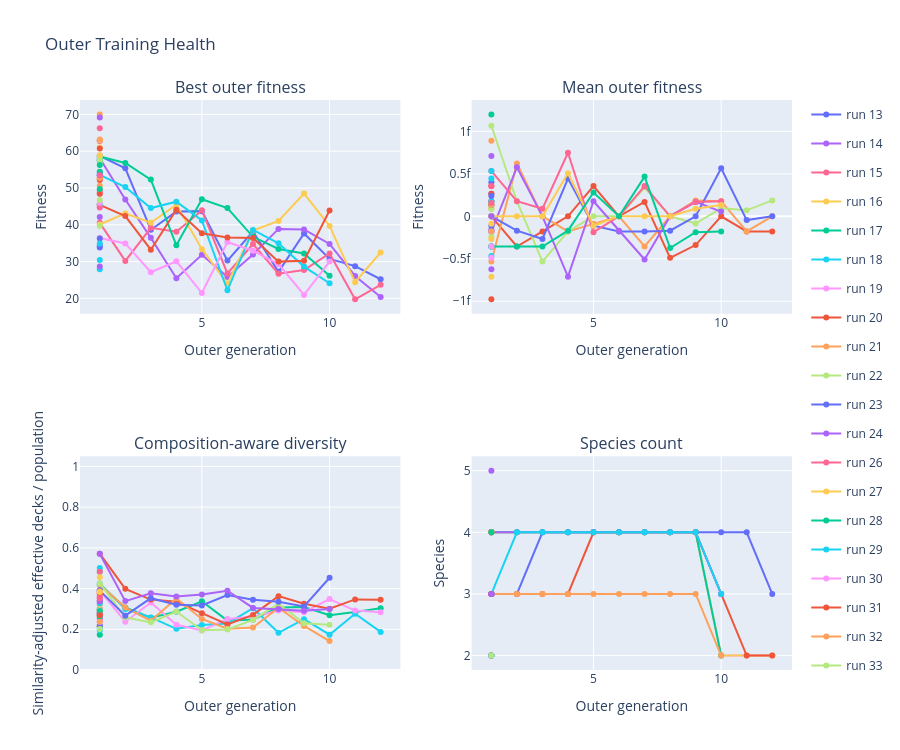

The notebook cell saved with this chart:
### Markdown cell above
## 3. Outer-loop integrity and composition-aware diversity

Exact signatures are retained only as a reference. The primary diversity measure represents each deck as a card-count vector, defines one unit of distance as one card replacement, and discounts similar decks with an exponential similarity kernel. `one_change_archetypes` also joins decks connected by at most one card change; it is intentionally a coarse secondary view.

### Code cell
placeholders, query_ids = sql_in(QUERY_IDS)
genomes = read_sql(f'''
    SELECT
        g.training_id,
        g.guid,
        g.gen AS outer_gen,
        g.deck_id,
        g.score,
        d.signature,
        d.name AS deck_name
    FROM genome g
    LEFT JOIN ai_training_decks d ON d.id = g.deck_id
    WHERE g.training_id IN ({placeholders})
    ORDER BY g.training_id, g.gen, g.guid
''', query_ids)

deck_cards = read_sql(f'''
    SELECT d.training_id, dl.deck_id, dl.card_id, COUNT(*) AS copies
    FROM ai_training_decks d
    JOIN ai_training_deck_lines dl ON dl.deck_id = d.id
    WHERE d.training_id IN ({placeholders})
    GROUP BY d.training_id, dl.deck_id, dl.card_id
''', query_ids)
deck_vectors = deck_cards.pivot_table(
    index='deck_id', columns='card_id', values='copies', fill_value=0
)

def composition_diversity(group):
    deck_ids = list(group.deck_id)
    vectors = deck_vectors.reindex(deck_ids, fill_value=0).to_numpy(dtype=float)
    count = len(vectors)
    if count == 0:
        return pd.Series(dtype=float)
    distances = np.abs(vectors[:, None, :] - vectors[None, :, :]).sum(axis=2) / 2
    similarities = np.exp(-distances / DIVERSITY_DISTANCE_SCALE)
    effective_decks = count * count / similarities.sum()
    nearest = distances.copy()
    np.fill_diagonal(nearest, np.inf)

    parents = list(range(count))
    def find(index):
        while parents[index] != index:
            parents[index] = parents[parents[index]]
            index = parents[index]
        return index
    def union(left, right):
        left_root, right_root = find(left), find(right)
        if left_root != right_root:
            parents[right_root] = left_root
    for left in range(count):
        for right in range(left + 1, count):
            if distances[left, right] <= 1.0:
                union(left, right)

    return pd.Series({
        'composition_effective_decks': effective_decks,
        'one_change_archetypes': len({find(index) for index in range(count)}),
        'mean_nearest_card_changes': nearest.min(axis=1).mean() if count > 1 else 0.0,
        'mean_pairwise_card_changes': distances[np.triu_indices(count, 1)].mean() if count > 1 else 0.0,
    })

outer_summary = (
    genomes.groupby(['training_id', 'outer_gen'], as_index=False)
    .agg(
        population=('guid', 'nunique'),
        unique_decks=('signature', 'nunique'),
        mean_fitness=('score', 'mean'),
        median_fitness=('score', 'median'),
        best_fitness=('score', 'max'),
        missing_scores=('score', lambda values: values.isna().sum()),
    )
)
composition_rows = []
for (run_id, outer_gen), group in genomes.groupby(['training_id', 'outer_gen']):
    metrics = composition_diversity(group).to_dict()
    composition_rows.append({'training_id': run_id, 'outer_gen': outer_gen, **metrics})
composition_summary = pd.DataFrame(composition_rows)
outer_summary = outer_summary.merge(composition_summary, on=['training_id', 'outer_gen'])
outer_summary['exact_signature_ratio'] = outer_summary['unique_decks'] / outer_summary['population']
outer_summary['composition_diversity_ratio'] = outer_summary['composition_effective_decks'] / outer_summary['population']

species_rows = []
for row in run_catalog.itertuples(index=False):
    if row.training_id not in QUERY_IDS:
        continue
    for observed in row.metadata_dict.get('observed_populations', []):
        species_rows.append({'training_id': row.training_id, **observed})
species = pd.DataFrame(species_rows)

fig = make_subplots(rows=2, cols=2, subplot_titles=(
    'Best outer fitness', 'Mean outer fitness', 'Composition-aware diversity', 'Species count'
))
for run_id, group in outer_summary[outer_summary['training_id'].isin(EXPERIMENT_IDS)].groupby('training_id'):
    fig.add_trace(go.Scatter(x=group.outer_gen, y=group.best_fitness, name=f'run {run_id}', legendgroup=str(run_id)), row=1, col=1)
    fig.add_trace(go.Scatter(x=group.outer_gen, y=group.mean_fitness, name=f'run {run_id}', legendgroup=str(run_id), showlegend=False), row=1, col=2)
    fig.add_trace(go.Scatter(x=group.outer_gen, y=group.composition_diversity_ratio, name=f'run {run_id}', legendgroup=str(run_id), showlegend=False), row=2, col=1)
for run_id, group in species[species['training_id'].isin(EXPERIMENT_IDS)].groupby('training_id') if not species.empty else []:
    fig.add_trace(go.Scatter(x=group.generation, y=group.species, name=f'run {run_id}', legendgroup=str(run_id), showlegend=False), row=2, col=2)
fig.update_xaxes(title_text='Outer generation')
fig.update_yaxes(title_text='Fitness', row=1, col=1)
fig.update_yaxes(title_text='Fitness', row=1, col=2)
fig.update_yaxes(title_text='Similarity-adjusted effective decks / population', range=[0, 1.05], row=2, col=1)
fig.update_yaxes(title_text='Species', row=2, col=2)
fig.update_layout(height=750, title='Outer Training Health')
fig.show()

best_generation = outer_summary.loc[
    outer_summary.groupby('training_id')['best_fitness'].idxmax(),
    ['training_id', 'outer_gen', 'best_fitness'],
].sort_values('training_id')
display(best_generation)
display(outer_summary[outer_summary.training_id.isin(EXPERIMENT_IDS)][[
    'training_id', 'outer_gen', 'population', 'unique_decks', 'exact_signature_ratio',
    'composition_effective_decks', 'composition_diversity_ratio',
    'one_change_archetypes', 'mean_nearest_card_changes', 'mean_pairwise_card_changes',
]])

### Figure 1 — Plotly figure (JSON) as saved in the notebook; plotly's stock layout.template omitted (floating-point values rounded to 4 significant figures)
{"data": [{"legendgroup": "13", "name": "run 13", "type": "scatter", "x": [1, 2, 3, 4, 5, 6, 7, 8, 9, 10, 11, 12], "xaxis": "x", "y": [58.75, 55.35, 38.65, 43.58, 43.71, 30.25, 38.17, 27.21, 37.65, 30.71, 28.75, 25.19], "yaxis": "y"}, {"legendgroup": "13", "name": "run 13", "showlegend": false, "type": "scatter", "x": [1, 2, 3, 4, 5, 6, 7, 8, 9, 10, 11, 12], "xaxis": "x2", "y": [0.0, -3.553e-16, -1.776e-16, 0.0, 3.553e-16, 0.0, 1.692e-16, -4.885e-16, -3.384e-16, 0.0, -1.776e-16, -1.776e-16], "yaxis": "y2"}, {"legendgroup": "13", "name": "run 13", "showlegend": false, "type": "scatter", "x": [1, 2, 3, 4, 5, 6, 7, 8, 9, 10, 11, 12], "xaxis": "x3", "y": [0.4188, 0.3074, 0.2571, 0.2859, 0.3374, 0.2423, 0.2486, 0.3072, 0.3091, 0.2694, 0.2851, 0.3028], "yaxis": "y3"}, {"legendgroup": "14", "name": "run 14", "type": "scatter", "x": [1, 2, 3, 4, 5, 6, 7, 8, 9, 10, 11, 12], "xaxis": "x", "y": [58.06, 46.85, 36.44, 25.46, 31.85, 25.79, 31.92, 38.88, 38.73, 34.77, 26.08, 20.38], "yaxis": "y"}, {"legendgroup": "14", "name": "run 14", "showlegend": false, "type": "scatter", "x": [1, 2, 3, 4, 5, 6, 7, 8, 9, 10, 11, 12], "xaxis": "x2", "y": [-5.329e-16, 6.217e-16, 0.0, -1.776e-16, -8.882e-17, 0.0, -3.553e-16, 0.0, 1.87e-16, 1.776e-16, -1.776e-16, 0.0], "yaxis": "y2"}, {"legendgroup": "14", "name": "run 14", "showlegend": false, "type": "scatter", "x": [1, 2, 3, 4, 5, 6, 7, 8, 9, 10, 11, 12], "xaxis": "x3", "y": [0.4255, 0.2989, 0.2581, 0.2024, 0.2212, 0.2289, 0.3036, 0.1826, 0.2494, 0.1735, 0.2763, 0.1873], "yaxis": "y3"}, {"legendgroup": "15", "name": "run 15", "type": "scatter", "x": [1, 2, 3, 4, 5, 6, 7, 8, 9, 10, 11, 12], "xaxis": "x", "y": [40.52, 30.17, 39.17, 38.12, 43.92, 26.75, 34.75, 26.69, 27.71, 32.21, 19.73, 23.67], "yaxis": "y"}, {"legendgroup": "15", "name": "run 15", "showlegend": false, "type": "scatter", "x": [1, 2, 3, 4, 5, 6, 7, 8, 9, 10, 11, 12], "xaxis": "x2", "y": [1.066e-15, 1.776e-16, -5.329e-16, -1.776e-16, 0.0, 0.0, 3.384e-16, 0.0, -8.459e-17, 9.349e-17, 7.012e-17, 1.87e-16], "yaxis": "y2"}, {"legendgroup": "15", "name": "run 15", "showlegend": false, "type": "scatter", "x": [1, 2, 3, 4, 5, 6, 7, 8, 9, 10, 11, 12], "xaxis": "x3", "y": [0.39, 0.2373, 0.3319, 0.2218, 0.1939, 0.2511, 0.2613, 0.2921, 0.2841, 0.3488, 0.2921, 0.2838], "yaxis": "y3"}, {"legendgroup": "16", "name": "run 16", "type": "scatter", "x": [1, 2, 3, 4, 5, 6, 7, 8, 9, 10, 11, 12], "xaxis": "x", "y": [40.06, 43.08, 40.56, 45.46, 33.38, 23.98, 38.42, 41.04, 48.5, 39.69, 24.38, 32.46], "yaxis": "y"}, {"legendgroup": "16", "name": "run 16", "showlegend": false, "type": "scatter", "x": [1, 2, 3, 4, 5, 6, 7, 8, 9, 10, 11, 12], "xaxis": "x2", "y": [0.0, -1.692e-16, -2.665e-16, 4.441e-16, -1.11e-16, -1.776e-16, -1.776e-16, -1.692e-16, 0.0, 5.662e-16, -4.441e-17, 0.0], "yaxis": "y2"}, {"legendgroup": "16", "name": "run 16", "showlegend": false, "type": "scatter", "x": [1, 2, 3, 4, 5, 6, 7, 8, 9, 10, 11, 12], "xaxis": "x3", "y": [0.5714, 0.3987, 0.3459, 0.3351, 0.279, 0.2236, 0.2707, 0.3628, 0.3259, 0.3009, 0.3468, 0.3457], "yaxis": "y3"}, {"legendgroup": "17", "name": "run 17", "type": "scatter", "x": [1, 2, 3, 4, 5, 6, 7, 8, 9, 10], "xaxis": "x", "y": [58.58, 56.81, 52.29, 34.42, 46.92, 44.54, 36.73, 33.42, 32.21, 26.17], "yaxis": "y"}, {"legendgroup": "17", "name": "run 17", "showlegend": false, "type": "scatter", "x": [1, 2, 3, 4, 5, 6, 7, 8, 9, 10], "xaxis": "x2", "y": [-1.776e-16, 5.773e-16, 0.0, -7.105e-16, 1.776e-16, -1.692e-16, -5.075e-16, 0.0, 1.692e-16, 5.551e-17], "yaxis": "y2"}, {"legendgroup": "17", "name": "run 17", "showlegend": false, "type": "scatter", "x": [1, 2, 3, 4, 5, 6, 7, 8, 9, 10], "xaxis": "x3", "y": [0.4188, 0.3068, 0.2417, 0.3508, 0.2509, 0.2032, 0.2087, 0.3056, 0.2163, 0.1424], "yaxis": "y3"}, {"legendgroup": "18", "name": "run 18", "type": "scatter", "x": [1, 2, 3, 4, 5, 6, 7, 8, 9, 10], "xaxis": "x", "y": [53.58, 50.27, 44.54, 46.27, 41.19, 22.17, 38.58, 34.96, 28.62, 24.1], "yaxis": "y"}, {"legendgroup": "18", "name": "run 18", "showlegend": false, "type": "scatter", "x": [1, 2, 3, 4, 5, 6, 7, 8, 9, 10], "xaxis": "x2", "y": [5.329e-16, 1.776e-16, 8.882e-17, 7.479e-16, -1.87e-16, 0.0, 3.553e-16, 0.0, 1.692e-16, 1.776e-16], "yaxis": "y2"}, {"legendgroup": "18", "name": "run 18", "showlegend": false, "type": "scatter", "x": [1, 2, 3, 4, 5, 6, 7, 8, 9, 10], "xaxis": "x3", "y": [0.4255, 0.2587, 0.234, 0.2872, 0.195, 0.1989, 0.2462, 0.3257, 0.2298, 0.2218], "yaxis": "y3"}, {"legendgroup": "19", "name": "run 19", "type": "scatter", "x": [1, 2, 3, 4, 5, 6, 7, 8, 9, 10], "xaxis": "x", "y": [36.4, 34.92, 27.08, 30.06, 21.44, 35.29, 32.94, 29.29, 20.92, 30.0], "yaxis": "y"}, {"legendgroup": "19", "name": "run 19", "showlegend": false, "type": "scatter", "x": [1, 2, 3, 4, 5, 6, 7, 8, 9, 10], "xaxis": "x2", "y": [0.0, 0.0, 0.0, 5.075e-16, -1.11e-16, 0.0, 0.0, 0.0, 8.882e-17, 1.332e-16], "yaxis": "y2"}, {"legendgroup": "19", "name": "run 19", "showlegend": false, "type": "scatter", "x": [1, 2, 3, 4, 5, 6, 7, 8, 9, 10], "xaxis": "x3", "y": [0.39, 0.2668, 0.3528, 0.321, 0.3171, 0.3682, 0.3451, 0.3351, 0.312, 0.4532], "yaxis": "y3"}, {"legendgroup": "20", "name": "run 20", "type": "scatter", "x": [1, 2, 3, 4, 5, 6, 7, 8, 9, 10], "xaxis": "x", "y": [45.4, 42.35, 33.23, 44.08, 37.67, 36.56, 36.38, 29.98, 30.21, 43.88], "yaxis": "y"}, {"legendgroup": "20", "name": "run 20", "showlegend": false, "type": "scatter", "x": [1, 2, 3, 4, 5, 6, 7, 8, 9, 10], "xaxis": "x2", "y": [-3.553e-16, -3.553e-16, -3.553e-16, -1.692e-16, 2.805e-16, 0.0, 4.675e-16, -3.74e-16, -1.87e-16, -1.776e-16], "yaxis": "y2"}, {"legendgroup": "20", "name": "run 20", "showlegend": false, "type": "scatter", "x": [1, 2, 3, 4, 5, 6, 7, 8, 9, 10], "xaxis": "x3", "y": [0.5714, 0.3384, 0.3765, 0.3616, 0.3706, 0.3894, 0.305, 0.2999, 0.291, 0.2995], "yaxis": "y3"}, {"legendgroup": "21", "name": "run 21", "type": "scatter", "x": [1], "xaxis": "x", "y": [70.0], "yaxis": "y"}, {"legendgroup": "21", "name": "run 21", "showlegend": false, "type": "scatter", "x": [1], "xaxis": "x2", "y": [5.329e-16], "yaxis": "y2"}, {"legendgroup": "21", "name": "run 21", "showlegend": false, "type": "scatter", "x": [1], "xaxis": "x3", "y": [0.3525], "yaxis": "y3"}, {"legendgroup": "22", "name": "run 22", "type": "scatter", "x": [1], "xaxis": "x", "y": [39.69], "yaxis": "y"}, {"legendgroup": "22", "name": "run 22", "showlegend": false, "type": "scatter", "x": [1], "xaxis": "x2", "y": [-3.553e-16], "yaxis": "y2"}, {"legendgroup": "22", "name": "run 22", "showlegend": false, "type": "scatter", "x": [1], "xaxis": "x3", "y": [0.2609], "yaxis": "y3"}, {"legendgroup": "23", "name": "run 23", "type": "scatter", "x": [1], "xaxis": "x", "y": [62.9], "yaxis": "y"}, {"legendgroup": "23", "name": "run 23", "showlegend": false, "type": "scatter", "x": [1], "xaxis": "x2", "y": [0.0], "yaxis": "y2"}, {"legendgroup": "23", "name": "run 23", "showlegend": false, "type": "scatter", "x": [1], "xaxis": "x3", "y": [0.2773], "yaxis": "y3"}, {"legendgroup": "24", "name": "run 24", "type": "scatter", "x": [1], "xaxis": "x", "y": [42.08], "yaxis": "y"}, {"legendgroup": "24", "name": "run 24", "showlegend": false, "type": "scatter", "x": [1], "xaxis": "x2", "y": [1.776e-16], "yaxis": "y2"}, {"legendgroup": "24", "name": "run 24", "showlegend": false, "type": "scatter", "x": [1], "xaxis": "x3", "y": [0.5011], "yaxis": "y3"}, {"legendgroup": "26", "name": "run 26", "type": "scatter", "x": [1], "xaxis": "x", "y": [62.77], "yaxis": "y"}, {"legendgroup": "26", "name": "run 26", "showlegend": false, "type": "scatter", "x": [1], "xaxis": "x2", "y": [0.0], "yaxis": "y2"}, {"legendgroup": "26", "name": "run 26", "showlegend": false, "type": "scatter", "x": [1], "xaxis": "x3", "y": [0.2814], "yaxis": "y3"}, {"legendgroup": "27", "name": "run 27", "type": "scatter", "x": [1], "xaxis": "x", "y": [52.96], "yaxis": "y"}, {"legendgroup": "27", "name": "run 27", "showlegend": false, "type": "scatter", "x": [1], "xaxis": "x2", "y": [2.665e-16], "yaxis": "y2"}, {"legendgroup": "27", "name": "run 27", "showlegend": false, "type": "scatter", "x": [1], "xaxis": "x3", "y": [0.2134], "yaxis": "y3"}, {"legendgroup": "28", "name": "run 28", "type": "scatter", "x": [1], "xaxis": "x", "y": [57.65], "yaxis": "y"}, {"legendgroup": "28", "name": "run 28", "showlegend": false, "type": "scatter", "x": [1], "xaxis": "x2", "y": [-1.554e-16], "yaxis": "y2"}, {"legendgroup": "28", "name": "run 28", "showlegend": false, "type": "scatter", "x": [1], "xaxis": "x3", "y": [0.2381], "yaxis": "y3"}, {"legendgroup": "29", "name": "run 29", "type": "scatter", "x": [1], "xaxis": "x", "y": [27.9], "yaxis": "y"}, {"legendgroup": "29", "name": "run 29", "showlegend": false, "type": "scatter", "x": [1], "xaxis": "x2", "y": [1.332e-16], "yaxis": "y2"}, {"legendgroup": "29", "name": "run 29", "showlegend": false, "type": "scatter", "x": [1], "xaxis": "x3", "y": [0.1747], "yaxis": "y3"}, {"legendgroup": "30", "name": "run 30", "type": "scatter", "x": [1], "xaxis": "x", "y": [57.25], "yaxis": "y"}, {"legendgroup": "30", "name": "run 30", "showlegend": false, "type": "scatter", "x": [1], "xaxis": "x2", "y": [0.0], "yaxis": "y2"}, {"legendgroup": "30", "name": "run 30", "showlegend": false, "type": "scatter", "x": [1], "xaxis": "x3", "y": [0.3914], "yaxis": "y3"}, {"legendgroup": "31", "name": "run 31", "type": "scatter", "x": [1], "xaxis": "x", "y": [52.5], "yaxis": "y"}, {"legendgroup": "31", "name": "run 31", "showlegend": false, "type": "scatter", "x": [1], "xaxis": "x2", "y": [-3.553e-16], "yaxis": "y2"}, {"legendgroup": "31", "name": "run 31", "showlegend": false, "type": "scatter", "x": [1], "xaxis": "x3", "y": [0.253], "yaxis": "y3"}, {"legendgroup": "32", "name": "run 32", "type": "scatter", "x": [1], "xaxis": "x", "y": [48.69], "yaxis": "y"}, {"legendgroup": "32", "name": "run 32", "showlegend": false, "type": "scatter", "x": [1], "xaxis": "x2", "y": [1.776e-16], "yaxis": "y2"}, {"legendgroup": "32", "name": "run 32", "showlegend": false, "type": "scatter", "x": [1], "xaxis": "x3", "y": [0.3395], "yaxis": "y3"}, {"legendgroup": "33", "name": "run 33", "type": "scatter", "x": [1], "xaxis": "x", "y": [58.4], "yaxis": "y"}, {"legendgroup": "33", "name": "run 33", "showlegend": false, "type": "scatter", "x": [1], "xaxis": "x2", "y": [3.553e-16], "yaxis": "y2"}, {"legendgroup": "33", "name": "run 33", "showlegend": false, "type": "scatter", "x": [1], "xaxis": "x3", "y": [0.2865], "yaxis": "y3"}, {"legendgroup": "34", "name": "run 34", "type": "scatter", "x": [1], "xaxis": "x", "y": [34.35], "yaxis": "y"}, {"legendgroup": "34", "name": "run 34", "showlegend": false, "type": "scatter", "x": [1], "xaxis": "x2", "y": [1.332e-16], "yaxis": "y2"}, {"legendgroup": "34", "name": "run 34", "showlegend": false, "type": "scatter", "x": [1], "xaxis": "x3", "y": [0.1728], "yaxis": "y3"}, {"legendgroup": "35", "name": "run 35", "type": "scatter", "x": [1], "xaxis": "x", "y": [45.52], "yaxis": "y"}, {"legendgroup": "35", "name": "run 35", "showlegend": false, "type": "scatter", "x": [1], "xaxis": "x2", "y": [8.882e-17], "yaxis": "y2"}, {"legendgroup": "35", "name": "run 35", "showlegend": false, "type": "scatter", "x": [1], "xaxis": "x3", "y": [0.2675], "yaxis": "y3"}, {"legendgroup": "36", "name": "run 36", "type": "scatter", "x": [1], "xaxis": "x", "y": [49.23], "yaxis": "y"}, {"legendgroup": "36", "name": "run 36", "showlegend": false, "type": "scatter", "x": [1], "xaxis": "x2", "y": [8.882e-17], "yaxis": "y2"}, {"legendgroup": "36", "name": "run 36", "showlegend": false, "type": "scatter", "x": [1], "xaxis": "x3", "y": [0.3224], "yaxis": "y3"}, {"legendgroup": "37", "name": "run 37", "type": "scatter", "x": [1], "xaxis": "x", "y": [61.0], "yaxis": "y"}, {"legendgroup": "37", "name": "run 37", "showlegend": false, "type": "scatter", "x": [1], "xaxis": "x2", "y": [-1.776e-16], "yaxis": "y2"}, {"legendgroup": "37", "name": "run 37", "showlegend": false, "type": "scatter", "x": [1], "xaxis": "x3", "y": [0.3746], "yaxis": "y3"}, {"legendgroup": "38", "name": "run 38", "type": "scatter", "x": [1], "xaxis": "x", "y": [57.48], "yaxis": "y"}, {"legendgroup": "38", "name": "run 38", "showlegend": false, "type": "scatter", "x": [1], "xaxis": "x2", "y": [0.0], "yaxis": "y2"}, {"legendgroup": "38", "name": "run 38", "showlegend": false, "type": "scatter", "x": [1], "xaxis": "x3", "y": [0.214], "yaxis": "y3"}, {"legendgroup": "39", "name": "run 39", "type": "scatter", "x": [1], "xaxis": "x", "y": [54.31], "yaxis": "y"}, {"legendgroup": "39", "name": "run 39", "showlegend": false, "type": "scatter", "x": [1], "xaxis": "x2", "y": [0.0], "yaxis": "y2"}, {"legendgroup": "39", "name": "run 39", "showlegend": false, "type": "scatter", "x": [1], "xaxis": "x3", "y": [0.3], "yaxis": "y3"}, {"legendgroup": "40", "name": "run 40", "type": "scatter", "x": [1], "xaxis": "x", "y": [48.52], "yaxis": "y"}, {"legendgroup": "40", "name": "run 40", "showlegend": false, "type": "scatter", "x": [1], "xaxis": "x2", "y": [-7.105e-16], "yaxis": "y2"}, {"legendgroup": "40", "name": "run 40", "showlegend": false, "type": "scatter", "x": [1], "xaxis": "x3", "y": [0.2976], "yaxis": "y3"}, {"legendgroup": "41", "name": "run 41", "type": "scatter", "x": [1], "xaxis": "x", "y": [52.17], "yaxis": "y"}, {"legendgroup": "41", "name": "run 41", "showlegend": false, "type": "scatter", "x": [1], "xaxis": "x2", "y": [1.332e-16], "yaxis": "y2"}, {"legendgroup": "41", "name": "run 41", "showlegend": false, "type": "scatter", "x": [1], "xaxis": "x3", "y": [0.298], "yaxis": "y3"}, {"legendgroup": "42", "name": "run 42", "type": "scatter", "x": [1], "xaxis": "x", "y": [50.62], "yaxis": "y"}, {"legendgroup": "42", "name": "run 42", "showlegend": false, "type": "scatter", "x": [1], "xaxis": "x2", "y": [-4.663e-16], "yaxis": "y2"}, {"legendgroup": "42", "name": "run 42", "showlegend": false, "type": "scatter", "x": [1], "xaxis": "x3", "y": [0.3596], "yaxis": "y3"}, {"legendgroup": "43", "name": "run 43", "type": "scatter", "x": [1], "xaxis": "x", "y": [57.6], "yaxis": "y"}, {"legendgroup": "43", "name": "run 43", "showlegend": false, "type": "scatter", "x": [1], "xaxis": "x2", "y": [-1.776e-16], "yaxis": "y2"}, {"legendgroup": "43", "name": "run 43", "showlegend": false, "type": "scatter", "x": [1], "xaxis": "x3", "y": [0.3194], "yaxis": "y3"}, {"legendgroup": "44", "name": "run 44", "type": "scatter", "x": [1], "xaxis": "x", "y": [33.79], "yaxis": "y"}, {"legendgroup": "44", "name": "run 44", "showlegend": false, "type": "scatter", "x": [1], "xaxis": "x2", "y": [3.553e-16], "yaxis": "y2"}, {"legendgroup": "44", "name": "run 44", "showlegend": false, "type": "scatter", "x": [1], "xaxis": "x3", "y": [0.4832], "yaxis": "y3"}, {"legendgroup": "45", "name": "run 45", "type": "scatter", "x": [1], "xaxis": "x", "y": [53.6], "yaxis": "y"}, {"legendgroup": "45", "name": "run 45", "showlegend": false, "type": "scatter", "x": [1], "xaxis": "x2", "y": [1.332e-16], "yaxis": "y2"}, {"legendgroup": "45", "name": "run 45", "showlegend": false, "type": "scatter", "x": [1], "xaxis": "x3", "y": [0.2076], "yaxis": "y3"}, {"legendgroup": "46", "name": "run 46", "type": "scatter", "x": [1], "xaxis": "x", "y": [66.23], "yaxis": "y"}, {"legendgroup": "46", "name": "run 46", "showlegend": false, "type": "scatter", "x": [1], "xaxis": "x2", "y": [-2.373e-16], "yaxis": "y2"}, {"legendgroup": "46", "name": "run 46", "showlegend": false, "type": "scatter", "x": [1], "xaxis": "x3", "y": [0.2833], "yaxis": "y3"}, {"legendgroup": "47", "name": "run 47", "type": "scatter", "x": [1], "xaxis": "x", "y": [45.58], "yaxis": "y"}, {"legendgroup": "47", "name": "run 47", "showlegend": false, "type": "scatter", "x": [1], "xaxis": "x2", "y": [3.997e-16], "yaxis": "y2"}, {"legendgroup": "47", "name": "run 47", "showlegend": false, "type": "scatter", "x": [1], "xaxis": "x3", "y": [0.3783], "yaxis": "y3"}, {"legendgroup": "48", "name": "run 48", "type": "scatter", "x": [1], "xaxis": "x", "y": [54.4], "yaxis": "y"}, {"legendgroup": "48", "name": "run 48", "showlegend": false, "type": "scatter", "x": [1], "xaxis": "x2", "y": [7.105e-16], "yaxis": "y2"}, {"legendgroup": "48", "name": "run 48", "showlegend": false, "type": "scatter", "x": [1], "xaxis": "x3", "y": [0.2945], "yaxis": "y3"}, {"legendgroup": "49", "name": "run 49", "type": "scatter", "x": [1], "xaxis": "x", "y": [45.58], "yaxis": "y"}, {"legendgroup": "49", "name": "run 49", "showlegend": false, "type": "scatter", "x": [1], "xaxis": "x2", "y": [1.776e-16], "yaxis": "y2"}, {"legendgroup": "49", "name": "run 49", "showlegend": false, "type": "scatter", "x": [1], "xaxis": "x3", "y": [0.2929], "yaxis": "y3"}, {"legendgroup": "50", "name": "run 50", "type": "scatter", "x": [1], "xaxis": "x", "y": [44.6], "yaxis": "y"}, {"legendgroup": "50", "name": "run 50", "showlegend": false, "type": "scatter", "x": [1], "xaxis": "x2", "y": [-2.665e-16], "yaxis": "y2"}, {"legendgroup": "50", "name": "run 50", "showlegend": false, "type": "scatter", "x": [1], "xaxis": "x3", "y": [0.3391], "yaxis": "y3"}, {"legendgroup": "51", "name": "run 51", "type": "scatter", "x": [1], "xaxis": "x", "y": [48.44], "yaxis": "y"}, {"legendgroup": "51", "name": "run 51", "showlegend": false, "type": "scatter", "x": [1], "xaxis": "x2", "y": [-3.553e-16], "yaxis": "y2"}, {"legendgroup": "51", "name": "run 51", "showlegend": false, "type": "scatter", "x": [1], "xaxis": "x3", "y": [0.2817], "yaxis": "y3"}, {"legendgroup": "52", "name": "run 52", "type": "scatter", "x": [1], "xaxis": "x", "y": [52.69], "yaxis": "y"}, {"legendgroup": "52", "name": "run 52", "showlegend": false, "type": "scatter", "x": [1], "xaxis": "x2", "y": [1.776e-16], "yaxis": "y2"}, {"legendgroup": "52", "name": "run 52", "showlegend": false, "type": "scatter", "x": [1], "xaxis": "x3", "y": [0.4822], "yaxis": "y3"}, {"legendgroup": "53", "name": "run 53", "type": "scatter", "x": [1], "xaxis": "x", "y": [56.52], "yaxis": "y"}, {"legendgroup": "53", "name": "run 53", "showlegend": false, "type": "scatter", "x": [1], "xaxis": "x2", "y": [-3.553e-16], "yaxis": "y2"}, {"legendgroup": "53", "name": "run 53", "showlegend": false, "type": "scatter", "x": [1], "xaxis": "x3", "y": [0.456], "yaxis": "y3"}, {"legendgroup": "54", "name": "run 54", "type": "scatter", "x": [1], "xaxis": "x", "y": [36.29], "yaxis": "y"}, {"legendgroup": "54", "name": "run 54", "showlegend": false, "type": "scatter", "x": [1], "xaxis": "x2", "y": [-9.77e-16], "yaxis": "y2"}, {"legendgroup": "54", "name": "run 54", "showlegend": false, "type": "scatter", "x": [1], "xaxis": "x3", "y": [0.2631], "yaxis": "y3"}, {"legendgroup": "55", "name": "run 55", "type": "scatter", "x": [1], "xaxis": "x", "y": [69.17], "yaxis": "y"}, {"legendgroup": "55", "name": "run 55", "showlegend": false, "type": "scatter", "x": [1], "xaxis": "x2", "y": [8.882e-16], "yaxis": "y2"}, {"legendgroup": "55", "name": "run 55", "showlegend": false, "type": "scatter", "x": [1], "xaxis": "x3", "y": [0.3264], "yaxis": "y3"}, {"legendgroup": "56", "name": "run 56", "type": "scatter", "x": [1], "xaxis": "x", "y": [44.73], "yaxis": "y"}, {"legendgroup": "56", "name": "run 56", "showlegend": false, "type": "scatter", "x": [1], "xaxis": "x2", "y": [0.0], "yaxis": "y2"}, {"legendgroup": "56", "name": "run 56", "showlegend": false, "type": "scatter", "x": [1], "xaxis": "x3", "y": [0.2741], "yaxis": "y3"}, {"legendgroup": "57", "name": "run 57", "type": "scatter", "x": [1], "xaxis": "x", "y": [62.98], "yaxis": "y"}, {"legendgroup": "57", "name": "run 57", "showlegend": false, "type": "scatter", "x": [1], "xaxis": "x2", "y": [-1.11e-16], "yaxis": "y2"}, {"legendgroup": "57", "name": "run 57", "showlegend": false, "type": "scatter", "x": [1], "xaxis": "x3", "y": [0.2744], "yaxis": "y3"}, {"legendgroup": "58", "name": "run 58", "type": "scatter", "x": [1], "xaxis": "x", "y": [56.23], "yaxis": "y"}, {"legendgroup": "58", "name": "run 58", "showlegend": false, "type": "scatter", "x": [1], "xaxis": "x2", "y": [-6.217e-16], "yaxis": "y2"}, {"legendgroup": "58", "name": "run 58", "showlegend": false, "type": "scatter", "x": [1], "xaxis": "x3", "y": [0.3866], "yaxis": "y3"}, {"legendgroup": "59", "name": "run 59", "type": "scatter", "x": [1], "xaxis": "x", "y": [30.44], "yaxis": "y"}, {"legendgroup": "59", "name": "run 59", "showlegend": false, "type": "scatter", "x": [1], "xaxis": "x2", "y": [3.553e-16], "yaxis": "y2"}, {"legendgroup": "59", "name": "run 59", "showlegend": false, "type": "scatter", "x": [1], "xaxis": "x3", "y": [0.2915], "yaxis": "y3"}, {"legendgroup": "60", "name": "run 60", "type": "scatter", "x": [1], "xaxis": "x", "y": [46.0], "yaxis": "y"}, {"legendgroup": "60", "name": "run 60", "showlegend": false, "type": "scatter", "x": [1], "xaxis": "x2", "y": [-8.882e-17], "yaxis": "y2"}, {"legendgroup": "60", "name": "run 60", "showlegend": false, "type": "scatter", "x": [1], "xaxis": "x3", "y": [0.2189], "yaxis": "y3"}, {"legendgroup": "61", "name": "run 61", "type": "scatter", "x": [1], "xaxis": "x", "y": [60.75], "yaxis": "y"}, {"legendgroup": "61", "name": "run 61", "showlegend": false, "type": "scatter", "x": [1], "xaxis": "x2", "y": [1.199e-15], "yaxis": "y2"}, {"legendgroup": "61", "name": "run 61", "showlegend": false, "type": "scatter", "x": [1], "xaxis": "x3", "y": [0.3365], "yaxis": "y3"}, {"legendgroup": "62", "name": "run 62", "type": "scatter", "x": [1], "xaxis": "x", "y": [63.17], "yaxis": "y"}, {"legendgroup": "62", "name": "run 62", "showlegend": false, "type": "scatter", "x": [1], "xaxis": "x2", "y": [4.441e-16], "yaxis": "y2"}, {"legendgroup": "62", "name": "run 62", "showlegend": false, "type": "scatter", "x": [1], "xaxis": "x3", "y": [0.3517], "yaxis": "y3"}, {"legendgroup": "63", "name": "run 63", "type": "scatter", "x": [1], "xaxis": "x", "y": [46.71], "yaxis": "y"}, {"legendgroup": "63", "name": "run 63", "showlegend": false, "type": "scatter", "x": [1], "xaxis": "x2", "y": [-4.885e-16], "yaxis": "y2"}, {"legendgroup": "63", "name": "run 63", "showlegend": false, "type": "scatter", "x": [1], "xaxis": "x3", "y": [0.3834], "yaxis": "y3"}, {"legendgroup": "64", "name": "run 64", "type": "scatter", "x": [1], "xaxis": "x", "y": [53.48], "yaxis": "y"}, {"legendgroup": "64", "name": "run 64", "showlegend": false, "type": "scatter", "x": [1], "xaxis": "x2", "y": [2.665e-16], "yaxis": "y2"}, {"legendgroup": "64", "name": "run 64", "showlegend": false, "type": "scatter", "x": [1], "xaxis": "x3", "y": [0.2902], "yaxis": "y3"}, {"legendgroup": "65", "name": "run 65", "type": "scatter", "x": [1], "xaxis": "x", "y": [28.62], "yaxis": "y"}, {"legendgroup": "65", "name": "run 65", "showlegend": false, "type": "scatter", "x": [1], "xaxis": "x2", "y": [-1.776e-16], "yaxis": "y2"}, {"legendgroup": "65", "name": "run 65", "showlegend": false, "type": "scatter", "x": [1], "xaxis": "x3", "y": [0.1947], "yaxis": "y3"}, {"legendgroup": "66", "name": "run 66", "type": "scatter", "x": [1], "xaxis": "x", "y": [53.48], "yaxis": "y"}, {"legendgroup": "66", "name": "run 66", "showlegend": false, "type": "scatter", "x": [1], "xaxis": "x2", "y": [0.0], "yaxis": "y2"}, {"legendgroup": "66", "name": "run 66", "showlegend": false, "type": "scatter", "x": [1], "xaxis": "x3", "y": [0.2365], "yaxis": "y3"}, {"legendgroup": "67", "name": "run 67", "type": "scatter", "x": [1], "xaxis": "x", "y": [58.92], "yaxis": "y"}, {"legendgroup": "67", "name": "run 67", "showlegend": false, "type": "scatter", "x": [1], "xaxis": "x2", "y": [2.387e-16], "yaxis": "y2"}, {"legendgroup": "67", "name": "run 67", "showlegend": false, "type": "scatter", "x": [1], "xaxis": "x3", "y": [0.2687], "yaxis": "y3"}, {"legendgroup": "68", "name": "run 68", "type": "scatter", "x": [1], "xaxis": "x", "y": [49.75], "yaxis": "y"}, {"legendgroup": "68", "name": "run 68", "showlegend": false, "type": "scatter", "x": [1], "xaxis": "x2", "y": [0.0], "yaxis": "y2"}, {"legendgroup": "68", "name": "run 68", "showlegend": false, "type": "scatter", "x": [1], "xaxis": "x3", "y": [0.2368], "yaxis": "y3"}, {"legendgroup": "69", "name": "run 69", "type": "scatter", "x": [1], "xaxis": "x", "y": [34.92], "yaxis": "y"}, {"legendgroup": "69", "name": "run 69", "showlegend": false, "type": "scatter", "x": [1], "xaxis": "x2", "y": [1.554e-16], "yaxis": "y2"}, {"legendgroup": "69", "name": "run 69", "showlegend": false, "type": "scatter", "x": [1], "xaxis": "x3", "y": [0.201], "yaxis": "y3"}, {"legendgroup": "13", "name": "run 13", "showlegend": false, "type": "scatter", "x": [1, 2, 3, 4, 5, 6, 7, 8, 9, 10, 11, 12], "xaxis": "x4", "y": [4, 4, 4, 4, 4, 4, 4, 4, 4, 2, 2, 2], "yaxis": "y4"}, {"legendgroup": "14", "name": "run 14", "showlegend": false, "type": "scatter", "x": [1, 2, 3, 4, 5, 6, 7, 8, 9, 10, 11, 12], "xaxis": "x4", "y": [4, 4, 4, 4, 4, 4, 4, 4, 4, 2, 2, 2], "yaxis": "y4"}, {"legendgroup": "15", "name": "run 15", "showlegend": false, "type": "scatter", "x": [1, 2, 3, 4, 5, 6, 7, 8, 9, 10, 11, 12], "xaxis": "x4", "y": [3, 3, 4, 4, 4, 4, 4, 4, 4, 4, 4, 3], "yaxis": "y4"}, {"legendgroup": "16", "name": "run 16", "showlegend": false, "type": "scatter", "x": [1, 2, 3, 4, 5, 6, 7, 8, 9, 10, 11, 12], "xaxis": "x4", "y": [3, 3, 3, 3, 4, 4, 4, 4, 4, 3, 2, 2], "yaxis": "y4"}, {"legendgroup": "17", "name": "run 17", "showlegend": false, "type": "scatter", "x": [1, 2, 3, 4, 5, 6, 7, 8, 9, 10], "xaxis": "x4", "y": [4, 4, 4, 4, 4, 4, 4, 4, 4, 2], "yaxis": "y4"}, {"legendgroup": "18", "name": "run 18", "showlegend": false, "type": "scatter", "x": [1, 2, 3, 4, 5, 6, 7, 8, 9, 10], "xaxis": "x4", "y": [4, 4, 4, 4, 4, 4, 4, 4, 4, 3], "yaxis": "y4"}, {"legendgroup": "19", "name": "run 19", "showlegend": false, "type": "scatter", "x": [1, 2, 3, 4, 5, 6, 7, 8, 9, 10], "xaxis": "x4", "y": [3, 3, 3, 3, 3, 3, 3, 3, 3, 2], "yaxis": "y4"}, {"legendgroup": "20", "name": "run 20", "showlegend": false, "type": "scatter", "x": [1, 2, 3, 4, 5, 6, 7, 8, 9, 10], "xaxis": "x4", "y": [3, 4, 4, 4, 4, 4, 4, 4, 4, 3], "yaxis": "y4"}, {"legendgroup": "21", "name": "run 21", "showlegend": false, "type": "scatter", "x": [1], "xaxis": "x4", "y": [3], "yaxis": "y4"}, {"legendgroup": "22", "name": "run 22", "showlegend": false, "type": "scatter", "x": [1], "xaxis": "x4", "y": [3], "yaxis": "y4"}, {"legendgroup": "23", "name": "run 23", "showlegend": false, "type": "scatter", "x": [1], "xaxis": "x4", "y": [2], "yaxis": "y4"}, {"legendgroup": "24", "name": "run 24", "showlegend": false, "type": "scatter", "x": [1], "xaxis": "x4", "y": [3], "yaxis": "y4"}, {"legendgroup": "26", "name": "run 26", "showlegend": false, "type": "scatter", "x": [1], "xaxis": "x4", "y": [2], "yaxis": "y4"}, {"legendgroup": "27", "name": "run 27", "showlegend": false, "type": "scatter", "x": [1], "xaxis": "x4", "y": [4], "yaxis": "y4"}, {"legendgroup": "28", "name": "run 28", "showlegend": false, "type": "scatter", "x": [1], "xaxis": "x4", "y": [3], "yaxis": "y4"}, {"legendgroup": "29", "name": "run 29", "showlegend": false, "type": "scatter", "x": [1], "xaxis": "x4", "y": [2], "yaxis": "y4"}, {"legendgroup": "30", "name": "run 30", "showlegend": false, "type": "scatter", "x": [1], "xaxis": "x4", "y": [3], "yaxis": "y4"}, {"legendgroup": "31", "name": "run 31", "showlegend": false, "type": "scatter", "x": [1], "xaxis": "x4", "y": [3], "yaxis": "y4"}, {"legendgroup": "32", "name": "run 32", "showlegend": false, "type": "scatter", "x": [1], "xaxis": "x4", "y": [3], "yaxis": "y4"}, {"legendgroup": "33", "name": "run 33", "showlegend": false, "type": "scatter", "x": [1], "xaxis": "x4", "y": [3], "yaxis": "y4"}, {"legendgroup": "34", "name": "run 34", "showlegend": false, "type": "scatter", "x": [1], "xaxis": "x4", "y": [3], "yaxis": "y4"}, {"legendgroup": "35", "name": "run 35", "showlegend": false, "type": "scatter", "x": [1], "xaxis": "x4", "y": [3], "yaxis": "y4"}, {"legendgroup": "36", "name": "run 36", "showlegend": false, "type": "scatter", "x": [1], "xaxis": "x4", "y": [4], "yaxis": "y4"}, {"legendgroup": "37", "name": "run 37", "showlegend": false, "type": "scatter", "x": [1], "xaxis": "x4", "y": [3], "yaxis": "y4"}, {"legendgroup": "38", "name": "run 38", "showlegend": false, "type": "scatter", "x": [1], "xaxis": "x4", "y": [3], "yaxis": "y4"}, {"legendgroup": "39", "name": "run 39", "showlegend": false, "type": "scatter", "x": [1], "xaxis": "x4", "y": [5], "yaxis": "y4"}, {"legendgroup": "40", "name": "run 40", "showlegend": false, "type": "scatter", "x": [1], "xaxis": "x4", "y": [2], "yaxis": "y4"}, {"legendgroup": "41", "name": "run 41", "showlegend": false, "type": "scatter", "x": [1], "xaxis": "x4", "y": [4], "yaxis": "y4"}, {"legendgroup": "42", "name": "run 42", "showlegend": false, "type": "scatter", "x": [1], "xaxis": "x4", "y": [3], "yaxis": "y4"}, {"legendgroup": "43", "name": "run 43", "showlegend": false, "type": "scatter", "x": [1], "xaxis": "x4", "y": [2], "yaxis": "y4"}, {"legendgroup": "44", "name": "run 44", "showlegend": false, "type": "scatter", "x": [1], "xaxis": "x4", "y": [4], "yaxis": "y4"}, {"legendgroup": "45", "name": "run 45", "showlegend": false, "type": "scatter", "x": [1], "xaxis": "x4", "y": [3], "yaxis": "y4"}, {"legendgroup": "46", "name": "run 46", "showlegend": false, "type": "scatter", "x": [1], "xaxis": "x4", "y": [3], "yaxis": "y4"}, {"legendgroup": "47", "name": "run 47", "showlegend": false, "type": "scatter", "x": [1], "xaxis": "x4", "y": [4], "yaxis": "y4"}, {"legendgroup": "48", "name": "run 48", "showlegend": false, "type": "scatter", "x": [1], "xaxis": "x4", "y": [3], "yaxis": "y4"}, {"legendgroup": "49", "name": "run 49", "showlegend": false, "type": "scatter", "x": [1], "xaxis": "x4", "y": [2], "yaxis": "y4"}, {"legendgroup": "50", "name": "run 50", "showlegend": false, "type": "scatter", "x": [1], "xaxis": "x4", "y": [4], "yaxis": "y4"}, {"legendgroup": "51", "name": "run 51", "showlegend": false, "type": "scatter", "x": [1], "xaxis": "x4", "y": [2], "yaxis": "y4"}, {"legendgroup": "52", "name": "run 52", "showlegend": false, "type": "scatter", "x": [1], "xaxis": "x4", "y": [3], "yaxis": "y4"}, {"legendgroup": "53", "name": "run 53", "showlegend": false, "type": "scatter", "x": [1], "xaxis": "x4", "y": [3], "yaxis": "y4"}, {"legendgroup": "54", "name": "run 54", "showlegend": false, "type": "scatter", "x": [1], "xaxis": "x4", "y": [3], "yaxis": "y4"}, {"legendgroup": "55", "name": "run 55", "showlegend": false, "type": "scatter", "x": [1], "xaxis": "x4", "y": [3], "yaxis": "y4"}, {"legendgroup": "56", "name": "run 56", "showlegend": false, "type": "scatter", "x": [1], "xaxis": "x4", "y": [2], "yaxis": "y4"}, {"legendgroup": "57", "name": "run 57", "showlegend": false, "type": "scatter", "x": [1], "xaxis": "x4", "y": [4], "yaxis": "y4"}, {"legendgroup": "58", "name": "run 58", "showlegend": false, "type": "scatter", "x": [1], "xaxis": "x4", "y": [3], "yaxis": "y4"}, {"legendgroup": "59", "name": "run 59", "showlegend": false, "type": "scatter", "x": [1], "xaxis": "x4", "y": [3], "yaxis": "y4"}, {"legendgroup": "60", "name": "run 60", "showlegend": false, "type": "scatter", "x": [1], "xaxis": "x4", "y": [2], "yaxis": "y4"}, {"legendgroup": "61", "name": "run 61", "showlegend": false, "type": "scatter", "x": [1], "xaxis": "x4", "y": [2], "yaxis": "y4"}, {"legendgroup": "62", "name": "run 62", "showlegend": false, "type": "scatter", "x": [1], "xaxis": "x4", "y": [3], "yaxis": "y4"}, {"legendgroup": "63", "name": "run 63", "showlegend": false, "type": "scatter", "x": [1], "xaxis": "x4", "y": [2], "yaxis": "y4"}, {"legendgroup": "64", "name": "run 64", "showlegend": false, "type": "scatter", "x": [1], "xaxis": "x4", "y": [3], "yaxis": "y4"}, {"legendgroup": "65", "name": "run 65", "showlegend": false, "type": "scatter", "x": [1], "xaxis": "x4", "y": [4], "yaxis": "y4"}, {"legendgroup": "66", "name": "run 66", "showlegend": false, "type": "scatter", "x": [1], "xaxis": "x4", "y": [3], "yaxis": "y4"}, {"legendgroup": "67", "name": "run 67", "showlegend": false, "type": "scatter", "x": [1], "xaxis": "x4", "y": [3], "yaxis": "y4"}, {"legendgroup": "68", "name": "run 68", "showlegend": false, "type": "scatter", "x": [1], "xaxis": "x4", "y": [4], "yaxis": "y4"}, {"legendgroup": "69", "name": "run 69", "showlegend": false, "type": "scatter", "x": [1], "xaxis": "x4", "y": [3], "yaxis": "y4"}], "layout": {"annotations": [{"font": {"size": 16}, "showarrow": false, "text": "Best outer fitness", "x": 0.225, "xanchor": "center", "xref": "paper", "y": 1, "yanchor": "bottom", "yref": "paper"}, {"font": {"size": 16}, "showarrow": false, "text": "Mean outer fitness", "x": 0.775, "xanchor": "center", "xref": "paper", "y": 1, "yanchor": "bottom", "yref": "paper"}, {"font": {"size": 16}, "showarrow": false, "text": "Composition-aware diversity", "x": 0.225, "xanchor": "center", "xref": "paper", "y": 0.375, "yanchor": "bottom", "yref": "paper"}, {"font": {"size": 16}, "showarrow": false, "text": "Species count", "x": 0.775, "xanchor": "center", "xref": "paper", "y": 0.375, "yanchor": "bottom", "yref": "paper"}], "height": 750, "title": {"text": "Outer Training Health"}, "xaxis": {"anchor": "y", "domain": [0, 0.45], "title": {"text": "Outer generation"}}, "xaxis2": {"anchor": "y2", "domain": [0.55, 1], "title": {"text": "Outer generation"}}, "xaxis3": {"anchor": "y3", "domain": [0, 0.45], "title": {"text": "Outer generation"}}, "xaxis4": {"anchor": "y4", "domain": [0.55, 1], "title": {"text": "Outer generation"}}, "yaxis": {"anchor": "x", "domain": [0.625, 1], "title": {"text": "Fitness"}}, "yaxis2": {"anchor": "x2", "domain": [0.625, 1], "title": {"text": "Fitness"}}, "yaxis3": {"anchor": "x3", "domain": [0, 0.375], "range": [0, 1.05], "title": {"text": "Similarity-adjusted effective decks / population"}}, "yaxis4": {"anchor": "x4", "domain": [0, 0.375], "title": {"text": "Species"}}}}
